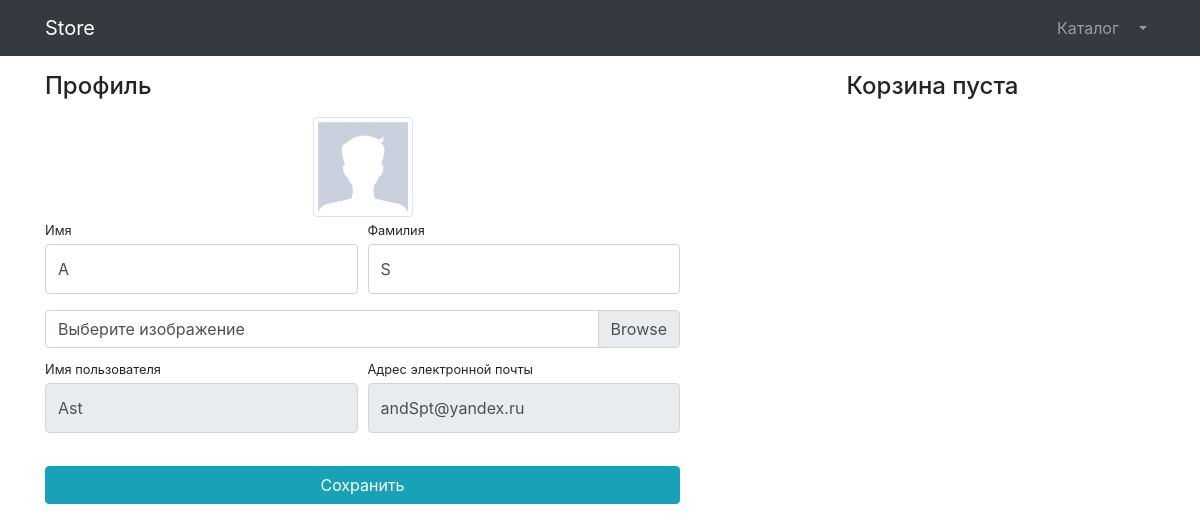
Page /users/profile/25/ (signed in) on the earlier database version.
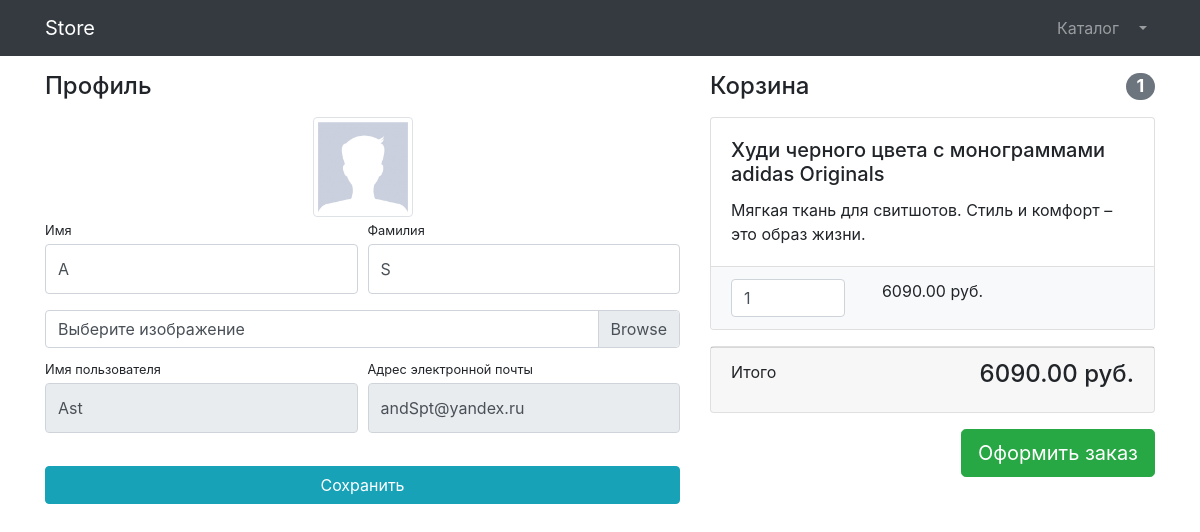
Same page on the later database version.
### products/models.py (models this page shows, shortened)
class Basket(models.Model):
    user = models.ForeignKey(to=User, on_delete=models.CASCADE)
    product = models.ForeignKey(to=Product, on_delete=models.CASCADE)
    quantity = models.PositiveSmallIntegerField(default=0)
    creating_timestamp = models.DateTimeField(auto_now_add=True)
    objects = BasketQuerySet.as_manager()
    def sum(self):
        return self.product.price * self.quantity

class Product(models.Model):
    name = models.CharField(max_length=256)
    description = models.TextField()
    price = models.DecimalField(max_digits=10, decimal_places=2)
    quantity = models.PositiveIntegerField(default=0)
    image = models.ImageField(upload_to='products_images')
    category = models.ForeignKey(to=ProductCategory, on_delete=models.CASCADE)
    class Meta:
        verbose_name = 'Product'
        verbose_name_plural = 'Products'

### users/views.py (the view, shortened to what this page needs)
# urls.py: path('profile/<int:pk>/', login_required(UserProfileView.as_view()),
class UserProfileView(CommonMixin, UpdateView):
    model = User
    form_class = UserProfileForm
    template_name = 'users/profile.html'
    title = 'Store - Личный кабинет'

### users/forms.py
class UserProfileForm(UserChangeForm):
    first_name = forms.CharField(
        widget=forms.TextInput(attrs={'class': 'form-control py-4'}))
    last_name = forms.CharField(
        widget=forms.TextInput(attrs={'class': 'form-control py-4'}))
    image = forms.ImageField(
        widget=forms.FileInput(attrs={'class': 'custom-file-input'}),
        required=False)
    username = forms.CharField(widget=forms.TextInput(
        attrs={'class': 'form-control py-4', 'readonly': True}))
    email = forms.CharField(widget=forms.TextInput(
        attrs={'class': 'form-control py-4', 'readonly': True}))
    class Meta:
        model = User
        fields = ['first_name', 'last_name', 'image', 'username', 'email']

### common/views.py (called while the page is built)
    def get_context_data(self, **kwargs):
        context = super(CommonMixin, self).get_context_data(**kwargs)
        context['title'] = self.title
        return context

### products/context_processors.py (called while the page is built)
def baskets(request):
    user = request.user
    return {'baskets': Basket.objects.filter(
        user=user) if user.is_authenticated else []}

### products/models.py (called while the page is built)
    def total_sum(self):
        return sum(basket.sum() for basket in self)

    def total_quantity(self):
        return sum(basket.quantity for basket in self)

### users/templates/users/profile.html (shortened to what this page needs)
{% extends 'products/base.html' %}
{% load static %}
{% block css %}
    <link href="{% static 'vendor/css/profile.css' %}" rel="stylesheet">
{% endblock %}
{% block content%}
<div class="container">
    <div class="row">
        <div class="col-lg-7">
            <h4 class="mt-3 mb-3">Профиль</h4>
            <div class="col-lg-12 text-center">
                <img width="100" height="100" src="{% if user.image %}{{ user.image.url }}{% else %}{% static 'vendor/img/users/default_avatar.jpg' %}{% endif %}" class="img-thumbnail">
            </div>
            <form action="{% url 'users:profile' user.id %}" method="post" enctype="multipart/form-data">
                <div class="form-row">
                    <div class="col-lg-6">
                        <div class="form-group">
                            <label class="small mb-1" for="{{ form.first_name.id_for_label }}">
                                Имя
                            </label>
                            {{ form.first_name }}
                        </div>
                    </div>
                    <div class="col-lg-6">
                        <div class="form-group">
                            <label class="small mb-1" for="{{ form.last_name.id_for_label }}">
                                Фамилия
                            </label>
                            {{ form.last_name }}
                        </div>
                    </div>
                </div>
                <div class="form-row mb-2">
                    <div class="col-lg-12">
                        <div class="custom-file">
                            <label class="custom-file-label" for="{{ form.image.id_for_label }}">
                                Выберите изображение
                            </label>
                        </div>
                    </div>
                </div>
                <div class="form-row">
                    <div class="col-lg-6">
                        <label class="small mb-1" for="{{ form.username.id_for_label }}">
                            Имя пользователя
                        </label>
                        {{ form.username }}
                    </div>
                    <div class="col-lg-6">
                        <label class="small mb-1" for="{{ form.email.id_for_label }}">
                            Адрес электронной почты
                        </label>
                        {{ form.email }}
                    </div>
                </div>
                <div class="form-row">
                    <div class="col-lg-12" style="margin-top: 33px;">
                        <input class="btn btn-info btn-block" type="submit" value="Сохранить">
                    </div>
                </div>
            </form>
        </div>
        <div class="col-lg-5">
            {% include 'products/baskets.html' %}
        </div>
    </div>
</div>
{% endblock%}

### products/templates/products/baskets.html (shortened to what this page needs)
{% if baskets %}
    <h4 class="mt-3 mb-3 d-flex justify-content-between align-items-center mb-3">
        Корзина
            <span class="badge badge-secondary badge-pill">
                {{ baskets.total_quantity }}
            </span>
    </h4>
    {% for basket in baskets %}
        <div class="card mb-3">
            <div class="card-body">
                <h5 class="card-title">{{ basket.product.name }}</h5>
                <p class="card-text">{{ basket.product.description }}</p>
            </div>
            <ul class="list-group list-group-flush">
                <li class="list-group-item bg-light">
                    <div class="row text-center">
                        <div class="col-lg-4">
                            <input name="basketID" type="number" class="form-control"
                               value="{{ basket.quantity }}" min="0">
                        </div>
                        <div class="col-lg-4">
                            {{ basket.sum }} руб.
                        </div>
                        <div class="col-lg-4">
                        </div>
                    </div>
                </li>
            </ul>
        </div>
    {% endfor %}
    <div class="card mb-3">
        <div class="card-footer">
            <p class="float-left">Итого</p>
            <h4 class="float-right">{{ baskets.total_sum }} руб.</h4>
        </div>
    </div>
    <a class="btn btn-success btn-lg float-right" href="../orders/order-create.html">
        Оформить заказ
    </a>
{% else %}
    <h4 class="mt-3 mb-3 text-center">
        Корзина пуста
    </h4>
{% endif %}

Differences in the rows shown:
added Basket: total_quantity "1", product.name "Худи черного цвета с монограммами adidas Originals", product.description "Мягкая ткань для свитшотов. Стиль и комфорт – это образ жизни.", basketID "1", sum "6090.00", total_sum "6090.00"
Other differences:
text no longer shown: "Корзина пуста"
text now shown: "Корзина Итого руб. Оформить заказ"
